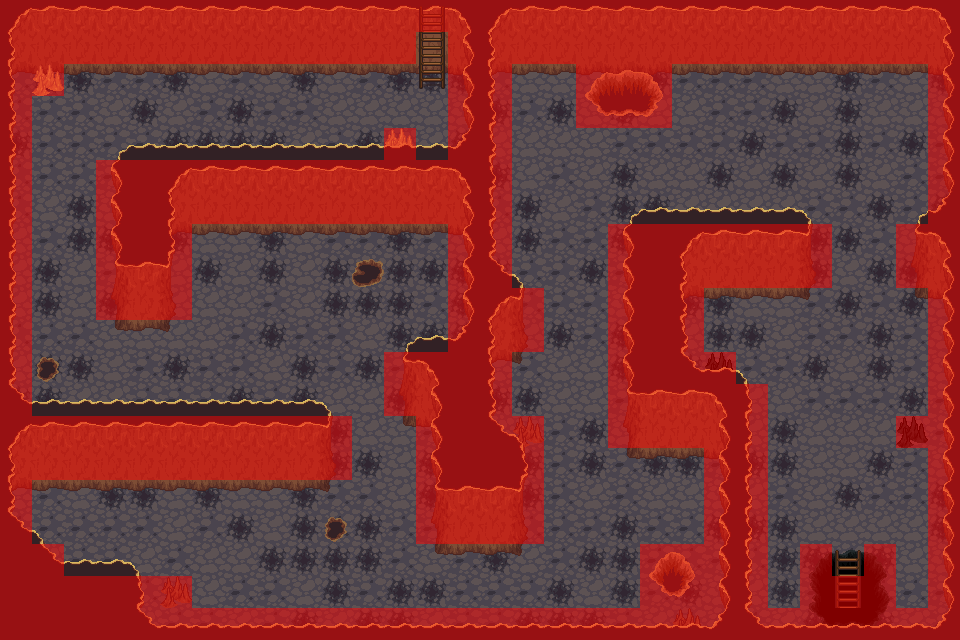

The image is a tile-based game level rendered from a .tmx file. Its description and source (layers, tilesets, objects; grid data summarised) follow:
An orthogonal 30x20 tile map with 32x32 px tiles, 8 tile layers (ground, pit, back wall, details, ...), 12 tilesets and 5 objects (4x monster_spawn, warp).

<map version="1.0" orientation="orthogonal" renderorder="right-down" width="30" height="20" tilewidth="32" tileheight="32" nextobjectid="9">
 <tileset firstgid="1" source="../LPC_Terrain/Terrain.tsx" />
 <tileset firstgid="1025" name="grass" tilewidth="32" tileheight="32" tilecount="18" columns="3">
  <image source="../LPC Base Assets/tiles/grass.png" width="96" height="192" />
 </tileset>
 <tileset firstgid="1043" name="house" tilewidth="32" tileheight="32" tilecount="63" columns="9">
  <image source="../LPC Base Assets/tiles/house.png" width="288" height="224" />
 </tileset>
 <tileset firstgid="1106" name="trunk" tilewidth="32" tileheight="32" tilecount="18" columns="6">
  <image source="../LPC Base Assets/tiles/trunk.png" width="192" height="96" />
 </tileset>
 <tileset firstgid="1124" name="treetop" tilewidth="32" tileheight="32" tilecount="42" columns="6">
  <image source="../LPC Base Assets/tiles/treetop.png" width="192" height="224" />
 </tileset>
 <tileset firstgid="1166" name="bridges" tilewidth="32" tileheight="32" tilecount="42" columns="6">
  <image source="../LPC Base Assets/tiles/bridges.png" width="192" height="224" />
 </tileset>
 <tileset firstgid="1208" name="signs" tilewidth="32" tileheight="32" tilecount="6" columns="3">
  <image source="../LPC Base Assets/tiles/signs.png" width="96" height="64" />
 </tileset>
 <tileset firstgid="1214" name="rock" tilewidth="32" tileheight="32" tilecount="2" columns="2">
  <image source="../LPC Base Assets/tiles/rock.png" width="64" height="32" />
 </tileset>
 <tileset firstgid="1216" name="barrel" tilewidth="32" tileheight="32" tilecount="8" columns="4">
  <image source="../LPC Base Assets/tiles/barrel.png" width="128" height="64" />
 </tileset>
 <tileset firstgid="1224" name="castle_lightsources" tilewidth="32" tileheight="32" tilecount="20" columns="5">
  <image source="../LPC Base Assets/tiles/castle_lightsources.png" width="160" height="128" />
 </tileset>
 <tileset firstgid="1244" name="dungeon" tilewidth="32" tileheight="32" tilecount="104" columns="13">
  <image source="../LPC Base Assets/tiles/dungeon.png" width="416" height="256" />
 </tileset>
 <tileset firstgid="1348" name="metatiles" tilewidth="32" tileheight="32" tilecount="4" columns="2">
  <image source="../metatiles.png" width="64" height="64" />
 </tileset>
 <layer name="ground" width="30" height="20">
  <data>[600 cells, 600 non-empty, 3 distinct tile ids]</data>
 </layer>
 <layer name="pit" width="30" height="20">
  <data>[600 cells, 9 non-empty, 9 distinct tile ids]</data>
 </layer>
 <layer name="back wall" width="30" height="20">
  <data>[600 cells, 330 non-empty, 26 distinct tile ids]</data>
 </layer>
 <layer name="details" width="30" height="20">
  <data>[600 cells, 16 non-empty, 11 distinct tile ids]</data>
 </layer>
 <layer name="character" width="30" height="20">
  <data>[600 cells, 0 non-empty, 0 distinct tile ids]</data>
 </layer>
 <layer name="front wall" width="30" height="20">
  <data>[600 cells, 42 non-empty, 4 distinct tile ids]</data>
 </layer>
 <layer name="ladder" width="30" height="20">
  <data>[600 cells, 5 non-empty, 3 distinct tile ids]</data>
 </layer>
 <layer name="blocked" width="30" height="20">
  <data>[600 cells, 288 non-empty, 1 distinct tile ids]</data>
 </layer>
 <objectgroup name="spawns">
  <object id="1" name="to_forest" type="warp" x="416" y="32" width="32" height="32">
   <properties>
    <property name="end_x" type="int" value="17" />
    <property name="end_y" type="int" value="10" />
    <property name="end_zone" value="haunted_forest" />
   </properties>
  </object>
  <object id="3" name="ghost" type="monster_spawn" x="128" y="352" width="32" height="32">
   <properties>
    <property name="max_spawn" type="int" value="3" />
    <property name="spawn_delay" type="float" value="15" />
   </properties>
  </object>
  <object id="5" name="slime" type="monster_spawn" x="448" y="576" width="32" height="32">
   <properties>
    <property name="max_spawn" type="int" value="2" />
    <property name="spawn_delay" type="float" value="15" />
   </properties>
  </object>
  <object id="6" name="eyeball" type="monster_spawn" x="832" y="384" width="32" height="32">
   <properties>
    <property name="max_spawn" type="int" value="1" />
    <property name="spawn_delay" type="float" value="15" />
   </properties>
  </object>
  <object id="7" name="slime" type="monster_spawn" x="736" y="128" width="32" height="32">
   <properties>
    <property name="max_spawn" type="int" value="2" />
    <property name="spawn_delay" type="float" value="15" />
   </properties>
  </object>
 </objectgroup>
</map>
